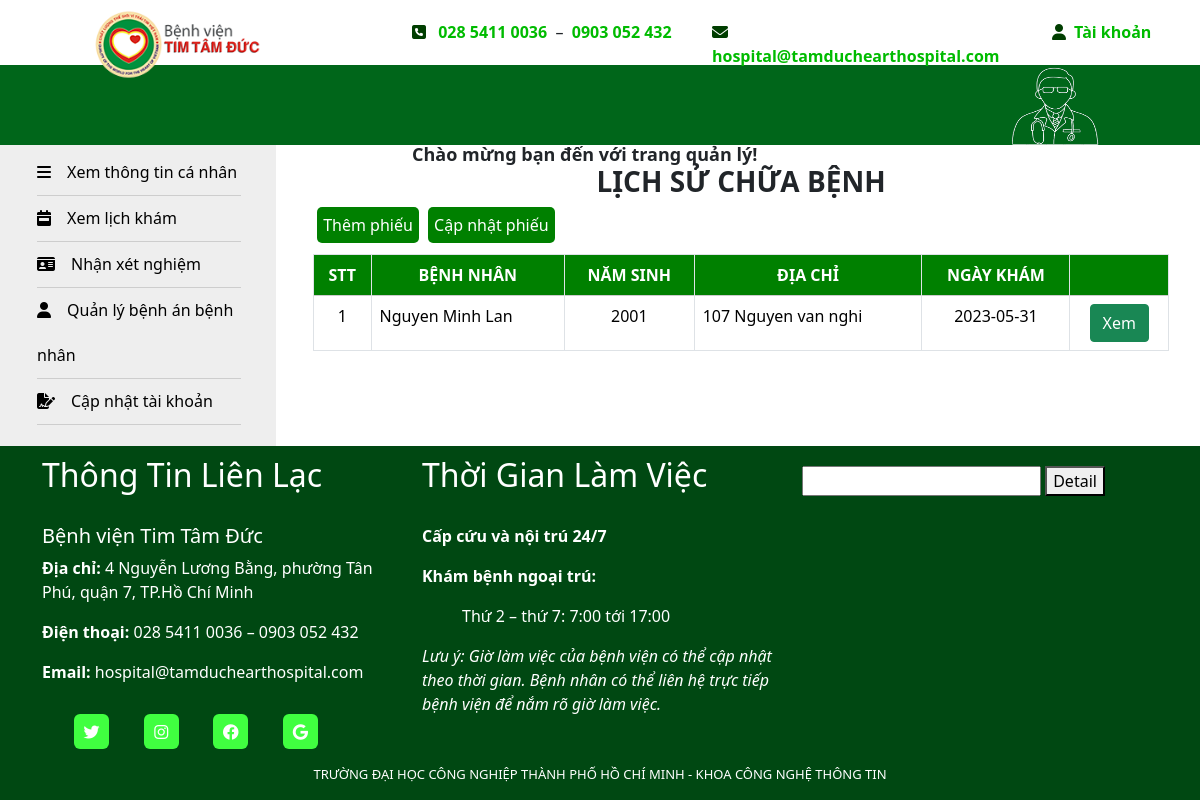
The page /doctor/QuanLyBenhAn.php?id=1 (signed in) on the database its author committed.
### tables this page shows
CREATE TABLE `phieukhambenh` (
  `id_phieukham` int(10) UNSIGNED NOT NULL,
  `ngaykham` date NOT NULL,
  `giokham` time NOT NULL,
  `xetnghiem` varchar(100) NOT NULL,
  `loaixetnghiem` varchar(100) NOT NULL,
  `phongkham` varchar(50) NOT NULL,
  `ketqua` text NOT NULL,
  `chidan` text NOT NULL,
  `phikham` double NOT NULL,
  `id_benhnhan` int(10) NOT NULL,
  `id_phieudk` int(10) NOT NULL,
  `id_bacsi` int(10) NOT NULL,
  `id_benhan` int(10) NOT NULL,
  `token` varchar(100) NOT NULL
);

CREATE TABLE `benhnhan` (
  `id_benhnhan` int(10) UNSIGNED NOT NULL,
  `tenbenhnhan` varchar(100) NOT NULL,
  `gioitinh` varchar(50) NOT NULL,
  `namsinh` varchar(11) NOT NULL,
  `diachi` varchar(100) NOT NULL,
  `sdt` varchar(100) NOT NULL,
  `hinhanh` varchar(255) NOT NULL,
  `token` varchar(100) NOT NULL
);

### class/clsdoctor.php (called while the page is built, shortened)
<?php
class doctor
{
    function connect()
    {
        $con = mysqli_connect("localhost", "root", "", "benhvien");
        if (!$con) {
            echo "Không kết nối cơ sở dữ liệu";
            exit();
        } else {
            mysqli_set_charset($con, "utf8");
            return $con;
        }
    }
    function laycot($sql)
    {
        $link = $this->connect();
        $ketqua = mysqli_query($link, $sql);
        $i = mysqli_num_rows($ketqua);
        $giatri = '';
        if ($i > 0) {
            while ($row = mysqli_fetch_array($ketqua)) {
                $id = $row['0'];
                $giatri = $id;
            }
        }
        return $giatri;
    }
}

### doctor/QuanLyBenhAn.php (the view, shortened to what this page needs)
<?php
include("../class/clsdoctor.php");
$p = new doctor();
$layid = $_SESSION['id_user'];
?>
<!DOCTYPE html>
<html lang="en">
<head>
    <link rel="stylesheet" href="https://cdnjs.cloudflare.com/ajax/libs/animate.css/4.1.1/animate.min.css" />
    <link href="https://cdn.jsdelivr.net/npm/bootstrap@5.0.2/dist/css/bootstrap.min.css" rel="stylesheet">
</head>
<body>
    <?php include("header.php"); ?>
    <?php include("menu.php"); ?>
    <nav>
        <ul>
            <li><a href="XemThongTinCaNhan.php"><i class="fa fa-bars"></i>&emsp;Xem thông tin cá nhân</a></li>
            <li><a href="XemLich.php"><i class="fa fa-calendar-week"></i>&emsp;Xem lịch khám</a></li>
            <li><a href="chidinhxn.php"><i class="fa fa-id-card"></i>&emsp;Nhận xét nghiệm</a></li>
            <li><a href="QuanLyBenhAn.php"><i class="fa fa-user"></i>&emsp;Quản lý bệnh án bệnh nhân</a></li>
            <li><a href="updateaccount.php"><i class="fa fa-file-signature"></i>&emsp;Cập nhật tài khoản</a></li>
        </ul>
    </nav>
    <section>
        <div class="infor-history">
            <div class="container" style="width:100%; margin-left:15px;">
                <h3 style="text-align: center;font-weight: bold">LỊCH SỬ CHỮA BỆNH</h3>
                <div class="dropdown">
                    <button style="float: right; margin-bottom: 5px; margin-right:5px;background-color: green; border-color:#7dff7d" class="dropbtn">Thêm phiếu</button>
                </div>
                <div class="dropdown">
                    <button style="float: right; margin-bottom: 5px; background-color: green; border-color:#7dff7d" class="dropbtn">Cập nhật phiếu</button>
                </div>
                <?php
                $link = $p->connect();
                $sql = "select * from phieukhambenh where id_bacsi='$layid' order by id_phieukham desc";
                $ketqua = mysqli_query($link, $sql);
                ?>
                <table class="table table-bordered">
                    <tr style=" border-bottom:1px solid #ccc; background-color:green; color:white">
                        <th>STT</th>
                        <th>BỆNH NHÂN</th>
                        <th>NĂM SINH</th>
                        <th>ĐỊA CHỈ</th>
                        <th>NGÀY KHÁM</th>
                        <th></th>
                    </tr>
                    <?php
                    $i = 0;
                    while ($row = mysqli_fetch_array($ketqua)) {
                        $i++;
                        $id_phieukham = $row['id_phieukham'];
                        $id_benhnhan = $row['id_benhnhan'];
                        $tenbn = $p->laycot("select tenbenhnhan from benhnhan where id_benhnhan='$id_benhnhan'");
                        $namsinhbn = $p->laycot("select namsinh from benhnhan where id_benhnhan='$id_benhnhan'");
                        '<a href="?id=' . $id_phieukham . '">' . $diachibn = $p->laycot("select diachi from benhnhan where id_benhnhan='$id_benhnhan'");
                        '<a href="?id=' . $id_phieukham . '">' . $ngaykham = $row['ngaykham'];
                    ?>
                        <tr>
                            <td style="text-align: center;"><?php echo '<a href="?id=' . $id_phieukham . '">' . $i . '</a>' ?></td>
                            <td><?php echo '<a href="?id=' . $id_phieukham . '">' . $tenbn . '</a>' ?></td>
                            <td style="text-align: center;"><?php echo '<a href="?id=' . $id_phieukham . '">' . $namsinhbn . '</a>' ?></td>
                            <td><?php echo '<a href="?id=' . $id_phieukham . '">' . $diachibn . '</a>' ?></td>
                            <td style="text-align: center;"><?php echo '<a href="?id=' . $id_phieukham . '">' . $ngaykham . '</a>' ?></td>
                            <td style="text-align: center;">
                              <?php echo' <a href="benhanchitiet.php?id='. $id_phieukham . '" class="btn btn-success">Xem</a>' ?>
                            </td>
                        </tr>
                    <?php
                    }
                    ?>
                </table>
            </div>
        </div>
    </section>
    <footer>
        <?php include("footer.php"); ?>
    </footer>
</body>
</html>

### doctor/QuanLyBenhAn.php (style rules this page uses)
nav { line-height: 45px; background-color: #eeeeee; height: 100%; width: 23%; float: left; padding: 5px; }
section { width: 75%; float: left; padding: 10px; }
footer { clear: both; }
nav ul { padding-right: 30px; }
nav ul li { border-bottom: 1px solid #cdcdcd; }
nav ul li a { color: black; text-decoration: none; }
nav ul { list-style: none; }
table, tr { border-top: 1px solid #ccc; border-bottom: 1px solid #ccc; }
table { border-collapse: collapse; width: 100%; text-align: center; }
th, td { text-align: left; padding: 10px; border-bottom: 1px solid #ccc; }
td>a { text-decoration: none; color: black; }
.dropbtn { background-color: #006bd7; color: white; padding: 6px; font-size: 16px; border: none; cursor: pointer; border-radius: 5px; }
.dropdown { position: relative; display: inline-block; }

### doctor/header.php (style rules this page uses)
li>a { color: #00bb00; }

### doctor/footer.php (style rules this page uses)
footer { margin-top: 30px; }
.container { padding-top: 10px; }

### rows shown on the page
phieukhambenh: id_benhnhan.tenbenhnhan "Nguyen Minh Lan", id_benhnhan.namsinh "2001", id_benhnhan.diachi "107 Nguyen van nghi", ngaykham "2023-05-31"
